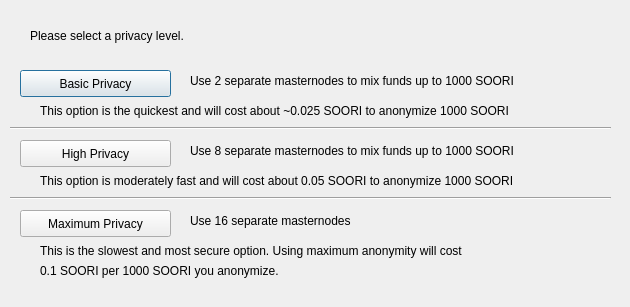
<?xml version="1.0" encoding="UTF-8"?>
<ui version="4.0">
 <class>DarksendConfig</class>
 <widget class="QDialog" name="DarksendConfig">
  <property name="geometry">
   <rect>
    <x>0</x>
    <y>0</y>
    <width>630</width>
    <height>307</height>
   </rect>
  </property>
  <property name="windowTitle">
   <string>Configure PrivateSend</string>
  </property>
  <widget class="QPushButton" name="buttonBasic">
   <property name="geometry">
    <rect>
     <x>20</x>
     <y>70</y>
     <width>151</width>
     <height>27</height>
    </rect>
   </property>
   <property name="text">
    <string>Basic Privacy</string>
   </property>
  </widget>
  <widget class="QPushButton" name="buttonHigh">
   <property name="geometry">
    <rect>
     <x>20</x>
     <y>140</y>
     <width>151</width>
     <height>27</height>
    </rect>
   </property>
   <property name="text">
    <string>High Privacy</string>
   </property>
  </widget>
  <widget class="QPushButton" name="buttonMax">
   <property name="geometry">
    <rect>
     <x>20</x>
     <y>210</y>
     <width>151</width>
     <height>27</height>
    </rect>
   </property>
   <property name="text">
    <string>Maximum Privacy</string>
   </property>
  </widget>
  <widget class="QLabel" name="label">
   <property name="geometry">
    <rect>
     <x>30</x>
     <y>20</y>
     <width>571</width>
     <height>31</height>
    </rect>
   </property>
   <property name="text">
    <string>Please select a privacy level.</string>
   </property>
  </widget>
  <widget class="QLabel" name="label_2">
   <property name="geometry">
    <rect>
     <x>190</x>
     <y>70</y>
     <width>421</width>
     <height>21</height>
    </rect>
   </property>
   <property name="text">
    <string>Use 2 separate masternodes to mix funds up to 1000 SOORI</string>
   </property>
  </widget>
  <widget class="QLabel" name="label_3">
   <property name="geometry">
    <rect>
     <x>190</x>
     <y>140</y>
     <width>411</width>
     <height>21</height>
    </rect>
   </property>
   <property name="text">
    <string>Use 8 separate masternodes to mix funds up to 1000 SOORI</string>
   </property>
  </widget>
  <widget class="QLabel" name="label_4">
   <property name="geometry">
    <rect>
     <x>190</x>
     <y>210</y>
     <width>421</width>
     <height>21</height>
    </rect>
   </property>
   <property name="text">
    <string>Use 16 separate masternodes</string>
   </property>
  </widget>
  <widget class="QLabel" name="label_6">
   <property name="geometry">
    <rect>
     <x>40</x>
     <y>100</y>
     <width>561</width>
     <height>21</height>
    </rect>
   </property>
   <property name="text">
    <string>This option is the quickest and will cost about ~0.025 SOORI to anonymize 1000 SOORI</string>
   </property>
  </widget>
  <widget class="QLabel" name="label_7">
   <property name="geometry">
    <rect>
     <x>40</x>
     <y>170</y>
     <width>561</width>
     <height>21</height>
    </rect>
   </property>
   <property name="text">
    <string>This option is moderately fast and will cost about 0.05 SOORI to anonymize 1000 SOORI</string>
   </property>
  </widget>
  <widget class="QLabel" name="label_8">
   <property name="geometry">
    <rect>
     <x>40</x>
     <y>240</y>
     <width>561</width>
     <height>21</height>
    </rect>
   </property>
   <property name="text">
    <string>This is the slowest and most secure option. Using maximum anonymity will cost</string>
   </property>
  </widget>
  <widget class="QLabel" name="label_9">
   <property name="geometry">
    <rect>
     <x>40</x>
     <y>260</y>
     <width>561</width>
     <height>21</height>
    </rect>
   </property>
   <property name="text">
    <string>0.1 SOORI per 1000 SOORI you anonymize.</string>
   </property>
  </widget>
  <widget class="Line" name="line">
   <property name="geometry">
    <rect>
     <x>10</x>
     <y>120</y>
     <width>601</width>
     <height>16</height>
    </rect>
   </property>
   <property name="orientation">
    <enum>Qt::Horizontal</enum>
   </property>
  </widget>
  <widget class="Line" name="line_2">
   <property name="geometry">
    <rect>
     <x>10</x>
     <y>190</y>
     <width>601</width>
     <height>16</height>
    </rect>
   </property>
   <property name="orientation">
    <enum>Qt::Horizontal</enum>
   </property>
  </widget>
 </widget>
 <resources/>
 <connections/>
</ui>
